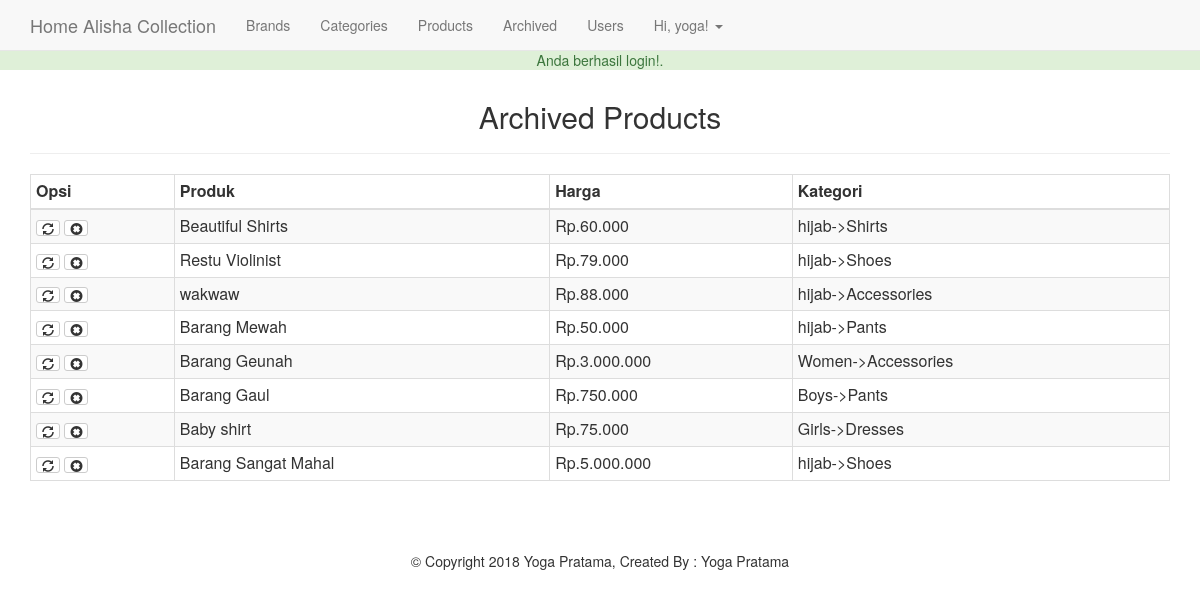
Page /admin/archived.php (signed in) on the committed database.
### tables this page shows
CREATE TABLE IF NOT EXISTS `products` (
`id` int(11) NOT NULL,
  `title` varchar(255) NOT NULL,
  `price` int(255) NOT NULL,
  `last_price` int(255) NOT NULL,
  `brand` int(11) NOT NULL,
  `categories` varchar(255) NOT NULL,
  `image` text NOT NULL,
  `description` text NOT NULL,
  `featured` tinyint(4) NOT NULL DEFAULT '0',
  `sizes` text NOT NULL,
  `deleted` tinyint(4) NOT NULL DEFAULT '0'
);

### helpers/helpers.php (called while the page is built, shortened)
<?php
function money($no){
  return 'Rp'.'.'.number_format($no, 0, '.', '.');
}

### admin/archived.php (the view, shortened to what this page needs)
<?php
require_once $_SERVER['DOCUMENT_ROOT'].'/tutorial/core/init.php';
include 'includes/head.php';
include 'includes/navigation.php';
$Tsql 	= "SELECT * FROM products WHERE deleted = 1";
$Tquery = $db->query($Tsql);
?>
<div class="container">
	<h2 class="text-center">Archived Products</h2><hr>
	<table class="table table-bordered table-condensed table-striped">
		<thead>
			<th>Opsi</th>
			<th>Produk</th>
			<th>Harga</th>
			<th>Kategori</th>
		</thead>
		<tbody>
		<?php foreach ($Tquery as $del) :
		  $childID = $del['categories'];
      $catSql = "SELECT * FROM categories WHERE id = '$childID'";
      $result = $db->query($catSql);
      $child = mysqli_fetch_assoc($result);
      $parentID = $child['parent'];
      $pSql = "SELECT * FROM categories WHERE id = '$parentID'";
      $presult = $db->query($pSql);
      $parent = mysqli_fetch_assoc($presult);
      $category = $parent['category'].'->'.$child['category'];
    ?>
			<tr>
				<td>
				   <a href="archived.php?repair=<?=$del['id'];?>" class="btn btn-xs btn-default"
            onclick="return confirm('Yakin akan mengembalikan data ini ?');" title="Repair!">
            <span class="glyphicon glyphicon-refresh"></span></a>
		       <a href="archived.php?delete=<?=$del['id'];?>" class="btn btn-xs btn-default"
            onclick="return confirm('Yakin akan menghapus data ini ?');" title="Delete!">
            <span class="glyphicon glyphicon-remove-sign"></span></a>
				</td>
				<td><?=$del['title'];?></td>
				<td><?=money($del['price']);?></td>
				<td><?=$category;?></td>
			</tr>
		<?php endforeach; ?>
		</tbody>
	</table>
</div>
<?php include 'includes/footer.php'; ?>

### css/main.css (style rules this page uses)
body { padding-top: 50px; }

### rows in the picture
products: title "Beautiful Shirts", price "Rp.60.000", category "hijab->Shirts"
products: title "Restu Violinist", price "Rp.79.000", category "hijab->Shoes"
products: title "wakwaw", price "Rp.88.000", category "hijab->Accessories"
products: title "Barang Mewah", price "Rp.50.000", category "hijab->Pants"
products: title "Barang Geunah", price "Rp.3.000.000", category "Women->Accessories"
products: title "Barang Gaul", price "Rp.750.000", category "Boys->Pants"
products: title "Baby shirt", price "Rp.75.000", category "Girls->Dresses"
products: title "Barang Sangat Mahal", price "Rp.5.000.000", category "hijab->Shoes"

### other values in the picture
$_SESSION['success_flash'] "Anda berhasil login!."
$user_data['first'] "yoga"
